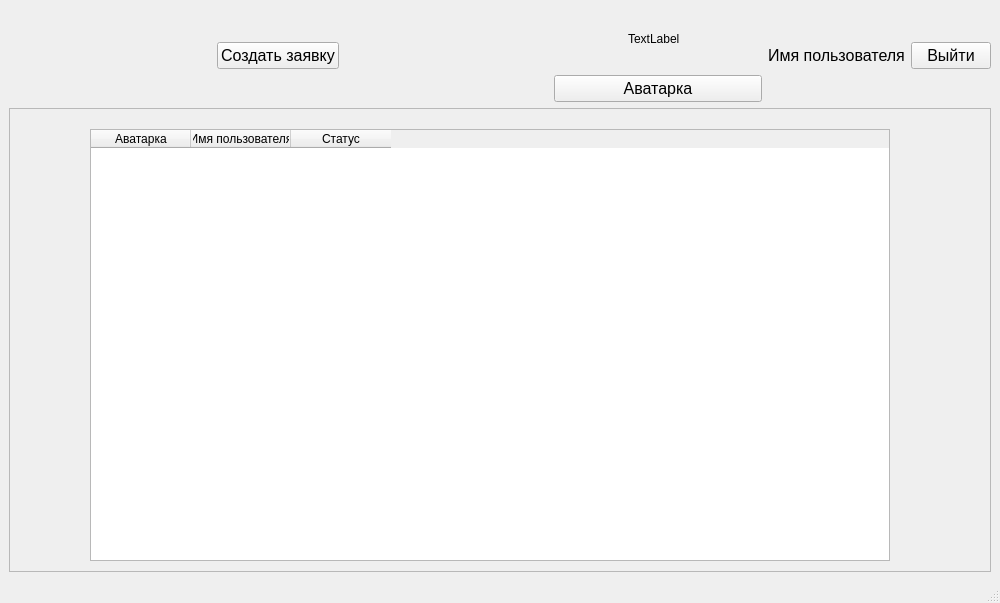
<?xml version="1.0" encoding="UTF-8"?>
<ui version="4.0">
 <class>MainWindow</class>
 <widget class="QMainWindow" name="MainWindow">
  <property name="geometry">
   <rect>
    <x>0</x>
    <y>0</y>
    <width>1000</width>
    <height>603</height>
   </rect>
  </property>
  <property name="windowTitle">
   <string>MainWindow</string>
  </property>
  <widget class="QWidget" name="centralwidget">
   <layout class="QVBoxLayout" name="verticalLayout">
    <item>
     <layout class="QHBoxLayout" name="horizontalLayout_2">
      <item>
       <spacer name="horizontalSpacer_2">
        <property name="orientation">
         <enum>Qt::Horizontal</enum>
        </property>
        <property name="sizeHint" stdset="0">
         <size>
          <width>40</width>
          <height>20</height>
         </size>
        </property>
       </spacer>
      </item>
      <item>
       <widget class="QPushButton" name="pushButton_3">
        <property name="font">
         <font>
          <pointsize>12</pointsize>
         </font>
        </property>
        <property name="text">
         <string>Создать заявку</string>
        </property>
       </widget>
      </item>
      <item>
       <spacer name="horizontalSpacer">
        <property name="orientation">
         <enum>Qt::Horizontal</enum>
        </property>
        <property name="sizeHint" stdset="0">
         <size>
          <width>40</width>
          <height>20</height>
         </size>
        </property>
       </spacer>
      </item>
      <item>
       <layout class="QVBoxLayout" name="verticalLayout_2">
        <item>
         <layout class="QHBoxLayout" name="horizontalLayout_7">
          <item>
           <spacer name="horizontalSpacer_3">
            <property name="orientation">
             <enum>Qt::Horizontal</enum>
            </property>
            <property name="sizeHint" stdset="0">
             <size>
              <width>40</width>
              <height>20</height>
             </size>
            </property>
           </spacer>
          </item>
          <item>
           <widget class="QLabel" name="label_6">
            <property name="sizePolicy">
             <sizepolicy hsizetype="Fixed" vsizetype="Fixed">
              <horstretch>0</horstretch>
              <verstretch>0</verstretch>
             </sizepolicy>
            </property>
            <property name="minimumSize">
             <size>
              <width>60</width>
              <height>60</height>
             </size>
            </property>
            <property name="maximumSize">
             <size>
              <width>60</width>
              <height>60</height>
             </size>
            </property>
            <property name="text">
             <string>TextLabel</string>
            </property>
           </widget>
          </item>
          <item>
           <spacer name="horizontalSpacer_4">
            <property name="orientation">
             <enum>Qt::Horizontal</enum>
            </property>
            <property name="sizeHint" stdset="0">
             <size>
              <width>40</width>
              <height>20</height>
             </size>
            </property>
           </spacer>
          </item>
         </layout>
        </item>
        <item>
         <widget class="QPushButton" name="pushButton_5">
          <property name="font">
           <font>
            <pointsize>12</pointsize>
           </font>
          </property>
          <property name="text">
           <string>Аватарка</string>
          </property>
          <property name="autoRepeat">
           <bool>false</bool>
          </property>
         </widget>
        </item>
       </layout>
      </item>
      <item>
       <layout class="QHBoxLayout" name="horizontalLayout">
        <item>
         <widget class="QLabel" name="label">
          <property name="font">
           <font>
            <pointsize>12</pointsize>
           </font>
          </property>
          <property name="text">
           <string>Имя пользователя</string>
          </property>
         </widget>
        </item>
        <item>
         <widget class="QPushButton" name="pushButton_2">
          <property name="font">
           <font>
            <pointsize>12</pointsize>
           </font>
          </property>
          <property name="text">
           <string>Выйти</string>
          </property>
          <property name="autoRepeat">
           <bool>false</bool>
          </property>
         </widget>
        </item>
       </layout>
      </item>
     </layout>
    </item>
    <item>
     <layout class="QHBoxLayout" name="horizontalLayout_4">
      <item>
       <widget class="QScrollArea" name="scrollArea">
        <property name="widgetResizable">
         <bool>true</bool>
        </property>
        <widget class="QWidget" name="scrollAreaWidgetContents">
         <property name="geometry">
          <rect>
           <x>0</x>
           <y>0</y>
           <width>974</width>
           <height>413</height>
          </rect>
         </property>
         <widget class="QWidget" name="layoutWidget">
          <property name="geometry">
           <rect>
            <x>20</x>
            <y>20</y>
            <width>921</width>
            <height>432</height>
           </rect>
          </property>
          <layout class="QHBoxLayout" name="horizontalLayout_3">
           <item>
            <widget class="QTableWidget" name="tableWidget">
             <property name="sizePolicy">
              <sizepolicy hsizetype="Fixed" vsizetype="Expanding">
               <horstretch>0</horstretch>
               <verstretch>0</verstretch>
              </sizepolicy>
             </property>
             <property name="minimumSize">
              <size>
               <width>800</width>
               <height>430</height>
              </size>
             </property>
             <column>
              <property name="text">
               <string>Аватарка</string>
              </property>
             </column>
             <column>
              <property name="text">
               <string>Имя пользователя</string>
              </property>
             </column>
             <column>
              <property name="text">
               <string>Статус</string>
              </property>
             </column>
            </widget>
           </item>
          </layout>
         </widget>
        </widget>
       </widget>
      </item>
     </layout>
    </item>
   </layout>
  </widget>
  <widget class="QMenuBar" name="menubar">
   <property name="geometry">
    <rect>
     <x>0</x>
     <y>0</y>
     <width>1000</width>
     <height>26</height>
    </rect>
   </property>
  </widget>
  <widget class="QStatusBar" name="statusbar"/>
 </widget>
 <resources/>
 <connections/>
</ui>
